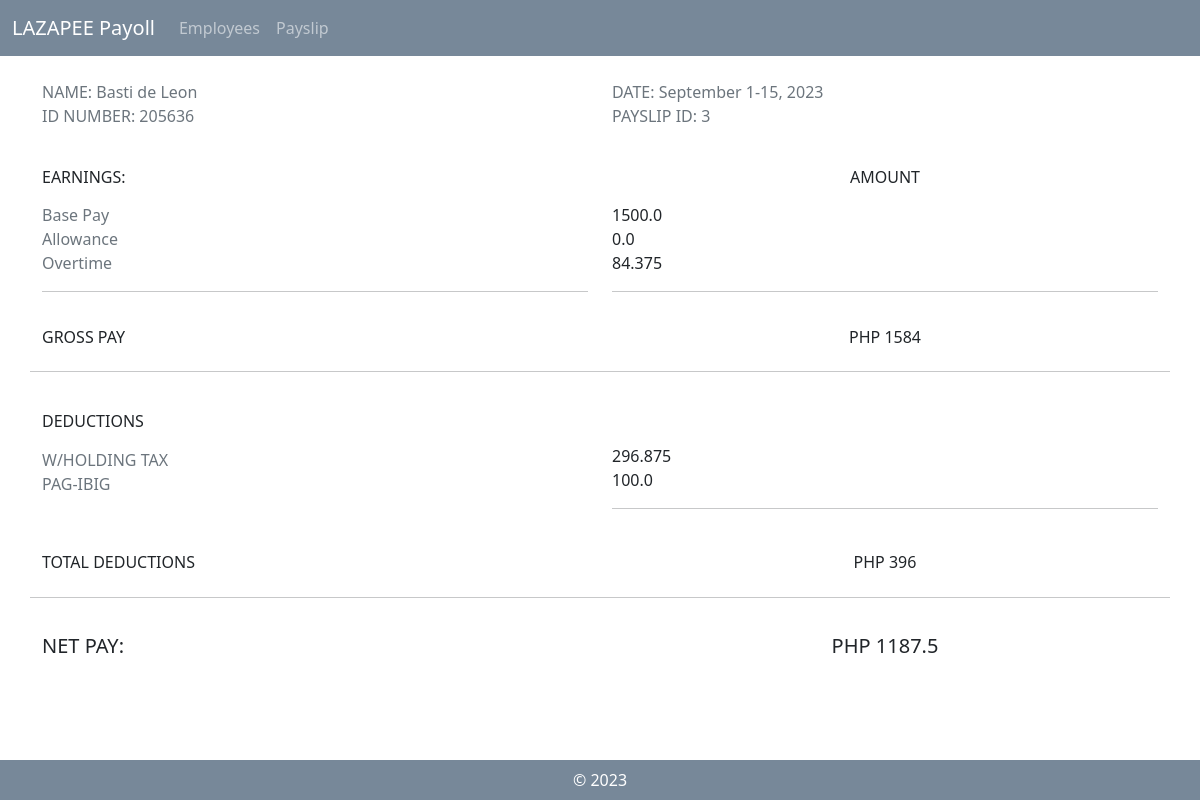
Page /view_payslips/3/ on the committed database.
### payroll_app/models.py (models this page shows, shortened)
class Payslip(models.Model):
    id_number = models.ForeignKey(Employee, on_delete=models.CASCADE)
    month = models.CharField(max_length=50)
    date_range = models.CharField(max_length=50)
    year = models.CharField(max_length=4)
    pay_cycle = models.IntegerField()
    rate = models.FloatField()
    earnings_allowance = models.FloatField()
    deductions_tax = models.FloatField(default=0)
    deductions_health = models.FloatField(default=0)
    pag_ibig = models.FloatField(default=100)
    sss = models.FloatField(default=0.045)
    overtime = models.FloatField()
    total_pay = models.FloatField()
    def getCycleRate(self):
        return self.rate / 2

class Employee(models.Model):
    name = models.CharField(max_length=255)
    id_number = models.CharField(max_length=20, unique=True)
    rate = models.FloatField()
    overtime_pay = models.FloatField(null = True, blank = True)
    allowance = models.FloatField(null = True, blank = True)
    def __str__(self):
        return f"{self.id_number}"

### payroll_app/views.py (the view)
# urls.py: path('view_payslips/<int:pk>/', views.view_payslips, name='view_payslips'),
def view_payslips(request, pk):
        payslips = get_object_or_404(Payslip, pk=pk)
        return render(request, 'payroll_app/view_payslips.html', {'payslips':payslips})

### payroll_app/templates/payroll_app/view_payslips.html
{% extends 'payroll_app/base.html' %}
{% load static %}
{% block content %}
<div class="container-sm">
    <div class="row">
        <div class="col mt-4">
            <p class="text-secondary">
                NAME: {{payslips.id_number.name}}
                <br>
                ID NUMBER: {{payslips.id_number}}
            </p>
        </div>
        <div class="col mt-4">
            <p class="text-secondary">
                DATE: {{payslips.month}} {{payslips.date_range}}, {{payslips.year}}
                <br>
                PAYSLIP ID: {{payslips.pk}}
            </p>
        </div>
    </div>
    <div class="row">
        <div class="col mt-2">
            <p>
            <h6>EARNINGS:</h6>
            </p>
            <p class="text-secondary">
                Base Pay
                <br>
                Allowance
                <br>
                Overtime
            </p>
            <hr/>
        </div>
        <div class="col mt-2">
            <p>
                <h6 class="text-center">AMOUNT</h6>
            </p>
            <p>
                {{payslips.getCycleRate}}
                <br>
                {{payslips.earnings_allowance}}
                <br>
                {{payslips.overtime}}
            </p>
            <hr/>
        </div>
    </div>
    <div class="row">
        <div class="col mt-1 mb-2">
            <p>
                <h6>GROSS PAY</h6>
            </p>
        </div>
        <div class="col mt-1 mb-2">
            <p>
                {% with a=payslips.getCycleRate b=payslips.earnings_allowance c=payslips.overtime %}
                <h6 class="text-center">PHP {{ a|add:b|add:c }} </h6>
                {% endwith %}
            </p>
        </div>
        <hr/>
    </div>
    <div class="row">
        <div class="col mt-2 mb-2">
            <p>
                <h6>DEDUCTIONS</h6>
            </p>
            <p class="text-secondary">
                W/HOLDING TAX
                <br>
                {% if pay_cycle == pay_cycle1 %}
                PAG-IBIG
                {% elif pay_cycle == pay_cycle2 %}
                PHILHEALTH
                <br>
                SSS
                {%endif%}
            </p>
        </div>
        <div class="col mt-2 mb-2">
            <p>
                <br>
                <br>
                {{payslips.deductions_tax}}
                <br>
                {% if pay_cycle == pay_cycle1 %}
                    {{payslips.pag_ibig}}
                {% else %}
                    <br>
                    {{payslips.deductions_health}}
                    <br>
                    {{payslips.sss}}
                {%endif%}
            </p>
        <hr/>
        </div>
    </div>
    <div class="row">
        <div class="col mt-1 mb-2">
            <p>
                <h6>TOTAL DEDUCTIONS</h6>
            </p>
        </div>
        <div class="col mt-1 mb-2">
            <p>
                {% if pay_cycle == pay_cycle1 %}
                    {% with a=payslips.deductions_tax  b=payslips.pag_ibig  %}
                    <h6 class="text-center">PHP {{ a|add:b }} </h6>
                    {% endwith %}
                {% else %}
                    {% with a=payslips.deductions_tax b=payslips.deductions_health c=payslips.sss %}
                    <h6 class="text-center">PHP {{ a|add:b|add:c }} </h6>
                    {% endwith %}
                    {%endif%}
            </p>
        </div>
        <hr/>
    </div>
    <div class="row">
        <div class="col mt-1 mb-2">
            <p>
                <h5>NET PAY: </h5>
            </p>
        </div>
        <div class="col mt-1 mb-2">
            <p>
                <h5 class="text-center">PHP {{payslips.total_pay}}</h5>
            </p>
        </div>
    </div>
</div>
{% endblock %}

### rows in the picture
Payslip: id_number.name "Basti de Leon", id_number "205636", month "September", date_range "1-15", year "2023", pk "3", getCycleRate "1500.0", earnings_allowance "0.0", overtime "84.375", earnings_allowance "1584", deductions_tax "296.875", pag_ibig "100.0", deductions_tax "396", total_pay "1187.5"
